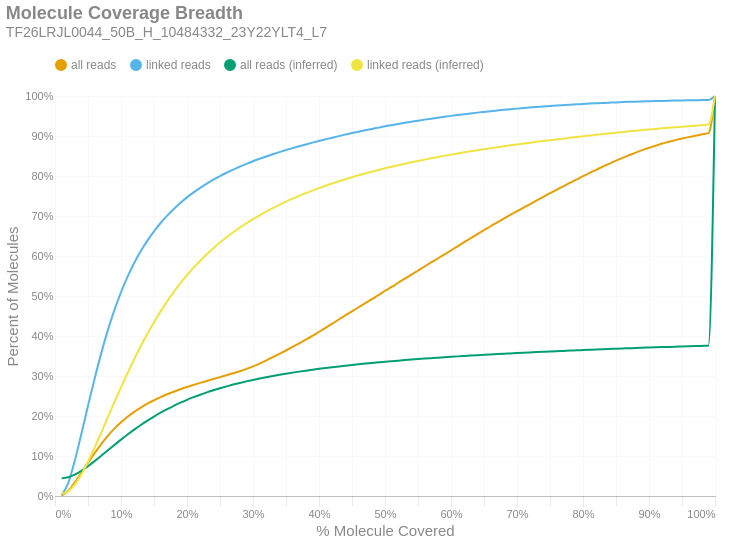

Write notebook code for a chart like this one.
### Markdown cell above
### Molecule Read Coverage
This chart shows molecule coverage breadth as computed by the number of bases aligned to that molecule. In other words, "*how much of each unique long molecule is actually sequenced/aligned?*" Keep in mind there is a distinction between sequences and alignments, since some sequences belonging to a particular molecule may not align well and wouldn't appear in the alignment data. This chart also shows molecule coverage breadth as computed by the *inferred fragment* from which the aligned sequences originate. Unlike read coverage, this calculation takes into account the total insert size, including unsequenced gaps between the forward and reverse reads. Like the previous figures, these are cumulative percents.

### Code cell
if SKIPLR:
    print_html(f"Skipped")
else:
    binned_df = consolidated_hist(valids['coverage_bp'], mask, 0.01, True)
    binned_df_inf = consolidated_hist(valids['coverage_inserts'], mask, 0.01, True)
    binned_df = binned_df.with_columns(pl.lit(binned_df_inf['all reads (cumsum)']).alias('all reads (inferred)'))
    binned_df = binned_df.with_columns(pl.lit(binned_df_inf['linked reads (cumsum)']).alias('linked reads (inferred)'))
    binned_df = binned_df.with_columns(
        (pl.col('bin').cast(pl.Float64) + 0.01).alias('right_edge')
    )

    with SafeRender(binned_df):
        (
            density_plot(binned_df, 'Molecule Coverage Breadth', samplename, 'molcov', ['all reads (inferred)','linked reads (inferred)'])
            .encode(
                #x=alt.X('bin:Q', title="% Molecule Covered").axis(format = '%').scale(padding=0),
                x=alt.X('right_edge:Q', title="% Molecule Covered").axis(format='%').scale(padding=0),
                y=alt.Y('value:Q', title='Percent of Molecules')
                    .axis(format='%')
                    .stack(False)
                    .scale(domainMin=0, padding=0),
                color=alt.Color("key:N").scale(domain = ["all reads", "linked reads", "all reads (inferred)", "linked reads (inferred)"]),
                tooltip = [
                    alt.Tooltip("key:N", title = "Data Type"),
                    alt.Tooltip("range_label:N", title="% Molecule Covered"),
                    alt.Tooltip("value:Q", format = ".2%", title="% Molecules")
                ]
            )
        ).display()

### Figure 1 — Vega-Lite specification as saved in the notebook (floating-point values rounded to 4 significant figures)
{"width": "container", "height": 400, "config": {"title": {"anchor": "start", "dy": -15, "fontSize": 18, "color": "#888888", "subtitleColor": "#888888", "subtitleFontSize": 14}, "arc": {"fill": "#0072B2"}, "axis": {"domainColor": "#888888", "domainWidth": 0.5, "gridWidth": 0.2, "grid": false, "titleFontWeight": 400, "titleFontSize": 15, "labelFontSize": 11, "labelColor": "#888888", "tickColor": "#888888", "tickWidth": 0.2, "titleColor": "#888888"}, "axisBand": {"grid": false}, "axisX": {"grid": true, "tickSize": 10, "domainCap": "round"}, "axisY": {"domain": false, "grid": true, "tickSize": 0, "domainCap": "round"}, "background": "transparent", "header": {"labelFontSize": 15, "labelColor": "#888888", "titleFontSize": 15, "titleFontWeight": 600, "titleColor": "#888888"}, "legend": {"labelFont": "sans-serif", "labelFontSize": 12, "labelColor": "#888888", "symbolSize": 100, "symbolType": "circle", "titleFontSize": 12, "titlePadding": 10, "titleColor": "#888888", "title": null, "orient": "top"}, "range": {"category": ["#E69F00", "#56B4E9", "#009E73", "#F0E442", "#0072B2", "#D55E00", "#CC79A7", "#000000"], "diverging": ["#cfe8f3", "#a2d4ec", "#73bfe2", "#46abdb", "#1696d2", "#12719e"]}, "area": {"fill": "#0072B2", "fillOpacity": 0.7, "line": true, "strokeOpacity": 0.7}, "line": {"color": "#0072B2", "stroke": "#0072B2", "strokeWidth": 2}, "trail": {"color": "#0072B2", "stroke": "#0072B2", "strokeWidth": 0, "size": 1}, "point": {"filled": true, "fillOpacity": 1.0, "size": 95}, "text": {"color": "#888888", "fontSize": 11, "align": "right", "fontWeight": 400, "size": 11}, "bar": {"fill": "#0072B2", "stroke": null}, "view": {"stroke": null, "continuousWidth": 660, "continuousHeight": 400}}, "data": {"name": "data-3540a507bfbd4fdf29db1592c6c6c26a"}, "mark": {"type": "line", "interpolate": "monotone", "point": {"opacity": 0, "size": 275}}, "encoding": {"color": {"field": "key", "scale": {"domain": ["all reads", "linked reads", "all reads (inferred)", "linked reads (inferred)"]}, "type": "nominal"}, "tooltip": [{"field": "key", "title": "Data Type", "type": "nominal"}, {"field": "range_label", "title": "% Molecule Covered", "type": "nominal"}, {"field": "value", "format": ".2%", "title": "% Molecules", "type": "quantitative"}], "x": {"axis": {"format": "%"}, "field": "right_edge", "scale": {"padding": 0}, "title": "% Molecule Covered", "type": "quantitative"}, "y": {"axis": {"format": "%"}, "field": "value", "scale": {"domainMin": 0, "padding": 0}, "stack": false, "title": "Percent of Molecules", "type": "quantitative"}}, "params": [{"name": "param_c36ac31b6afebe62", "select": {"type": "point", "fields": ["key"]}, "bind": "legend"}], "title": {"text": "Molecule Coverage Breadth", "subtitle": "TF26LRJL0044_50B_H_10484332_23Y22YLT4_L7"}, "transform": [{"fold": ["all reads (cumsum)", "linked reads (cumsum)", "all reads (inferred)", "linked reads (inferred)"]}, {"calculate": "replace(datum.key, ' (cumsum)', '')", "as": "key"}, {"filter": {"param": "param_c36ac31b6afebe62"}}], "usermeta": {"embedOptions": {"downloadFileName": "TF26LRJL0044_50B_H_10484332_23Y22YLT4_L7.molcov"}}, "$schema": "https://vega.github.io/schema/vega-lite/v6.4.1.json", "datasets": {"data-3540a507bfbd4fdf29db1592c6c6c26a": [{"bin": "0.0", "interval": "0.0-0.01", "all reads": 0.001154, "linked reads": 0.002089, "all reads (cumsum)": 0.001154, "linked reads (cumsum)": 0.002089, "range_label": "0.0-0.01", "all reads (inferred)": 0.04405, "linked reads (inferred)": 0.005485, "right_edge": 0.01}, {"bin": "0.01", "interval": "0.01-0.02", "all reads": 0.01179, "linked reads": 0.02994, "all reads (cumsum)": 0.01295, "linked reads (cumsum)": 0.03203, "range_label": "0.01-0.02", "all reads (inferred)": 0.04685, "linked reads (inferred)": 0.01167, "right_edge": 0.02}, {"bin": "0.02", "interval": "0.02-0.03", "all reads": 0.02088, "linked reads": 0.05624, "all reads (cumsum)": 0.03383, "linked reads (cumsum)": 0.08827, "range_label": "0.02-0.03", "all reads (inferred)": 0.05336, "linked reads (inferred)": 0.02849, "right_edge": 0.03}, {"bin": "0.03", "interval": "0.03-0.04", "all reads": 0.02434, "linked reads": 0.06744, "all reads (cumsum)": 0.05816, "linked reads (cumsum)": 0.1557, "range_label": "0.03-0.04", "all reads (inferred)": 0.06286, "linked reads (inferred)": 0.05411, "right_edge": 0.04}, {"bin": "0.04", "interval": "0.04-0.05", "all reads": 0.02502, "linked reads": 0.06987, "all reads (cumsum)": 0.08318, "linked reads (cumsum)": 0.2256, "range_label": "0.04-0.05", "all reads (inferred)": 0.07442, "linked reads (inferred)": 0.08573, "right_edge": 0.05}, {"bin": "0.05", "interval": "0.05-0.06", "all reads": 0.02417, "linked reads": 0.06778, "all reads (cumsum)": 0.1073, "linked reads (cumsum)": 0.2934, "range_label": "0.05-0.06", "all reads (inferred)": 0.08716, "linked reads (inferred)": 0.121, "right_edge": 0.06}, {"bin": "0.06", "interval": "0.06-0.07", "all reads": 0.02248, "linked reads": 0.06323, "all reads (cumsum)": 0.1298, "linked reads (cumsum)": 0.3566, "range_label": "0.06-0.07", "all reads (inferred)": 0.1005, "linked reads (inferred)": 0.1584, "right_edge": 0.07}, {"bin": "0.07", "interval": "0.07-0.08", "all reads": 0.02041, "linked reads": 0.05742, "all reads (cumsum)": 0.1502, "linked reads (cumsum)": 0.414, "range_label": "0.07-0.08", "all reads (inferred)": 0.1142, "linked reads (inferred)": 0.1966, "right_edge": 0.08}, {"bin": "0.08", "interval": "0.08-0.09", "all reads": 0.0181, "linked reads": 0.05087, "all reads (cumsum)": 0.1683, "linked reads (cumsum)": 0.4649, "range_label": "0.08-0.09", "all reads (inferred)": 0.1277, "linked reads (inferred)": 0.2344, "right_edge": 0.09}, {"bin": "0.09", "interval": "0.09-0.1", "all reads": 0.01587, "linked reads": 0.0445, "all reads (cumsum)": 0.1842, "linked reads (cumsum)": 0.5094, "range_label": "0.09-0.1", "all reads (inferred)": 0.1409, "linked reads (inferred)": 0.2716, "right_edge": 0.1}, {"bin": "0.1", "interval": "0.1-0.11", "all reads": 0.01391, "linked reads": 0.03889, "all reads (cumsum)": 0.1981, "linked reads (cumsum)": 0.5483, "range_label": "0.1-0.11", "all reads (inferred)": 0.1537, "linked reads (inferred)": 0.3075, "right_edge": 0.11}, {"bin": "0.11", "interval": "0.11-0.12", "all reads": 0.01225, "linked reads": 0.03407, "all reads (cumsum)": 0.2104, "linked reads (cumsum)": 0.5823, "range_label": "0.11-0.12", "all reads (inferred)": 0.166, "linked reads (inferred)": 0.3423, "right_edge": 0.12}, {"bin": "0.12", "interval": "0.12-0.13", "all reads": 0.0108, "linked reads": 0.02988, "all reads (cumsum)": 0.2212, "linked reads (cumsum)": 0.6122, "range_label": "0.12-0.13", "all reads (inferred)": 0.1776, "linked reads (inferred)": 0.3749, "right_edge": 0.13}, {"bin": "0.13", "interval": "0.13-0.14", "all reads": 0.009615, "linked reads": 0.02629, "all reads (cumsum)": 0.2308, "linked reads (cumsum)": 0.6385, "range_label": "0.13-0.14", "all reads (inferred)": 0.1885, "linked reads (inferred)": 0.4056, "right_edge": 0.14}, {"bin": "0.14", "interval": "0.14-0.15", "all reads": 0.008591, "linked reads": 0.02321, "all reads (cumsum)": 0.2394, "linked reads (cumsum)": 0.6617, "range_label": "0.14-0.15", "all reads (inferred)": 0.1987, "linked reads (inferred)": 0.4345, "right_edge": 0.15}, {"bin": "0.15", "interval": "0.15-0.16", "all reads": 0.007811, "linked reads": 0.02077, "all reads (cumsum)": 0.2472, "linked reads (cumsum)": 0.6825, "range_label": "0.15-0.16", "all reads (inferred)": 0.2083, "linked reads (inferred)": 0.4615, "right_edge": 0.16}, {"bin": "0.16", "interval": "0.16-0.17", "all reads": 0.007065, "linked reads": 0.01848, "all reads (cumsum)": 0.2543, "linked reads (cumsum)": 0.701, "range_label": "0.16-0.17", "all reads (inferred)": 0.2172, "linked reads (inferred)": 0.4867, "right_edge": 0.17}, {"bin": "0.17", "interval": "0.17-0.18", "all reads": 0.006516, "linked reads": 0.01672, "all reads (cumsum)": 0.2608, "linked reads (cumsum)": 0.7177, "range_label": "0.17-0.18", "all reads (inferred)": 0.2255, "linked reads (inferred)": 0.5102, "right_edge": 0.18}, {"bin": "0.18", "interval": "0.18-0.19", "all reads": 0.006041, "linked reads": 0.01512, "all reads (cumsum)": 0.2668, "linked reads (cumsum)": 0.7328, "range_label": "0.18-0.19", "all reads (inferred)": 0.2332, "linked reads (inferred)": 0.5319, "right_edge": 0.19}, {"bin": "0.19", "interval": "0.19-0.2", "all reads": 0.005663, "linked reads": 0.01374, "all reads (cumsum)": 0.2725, "linked reads (cumsum)": 0.7465, "range_label": "0.19-0.2", "all reads (inferred)": 0.2404, "linked reads (inferred)": 0.5521, "right_edge": 0.2}, {"bin": "0.2", "interval": "0.2-0.21", "all reads": 0.005238, "linked reads": 0.01243, "all reads (cumsum)": 0.2777, "linked reads (cumsum)": 0.759, "range_label": "0.2-0.21", "all reads (inferred)": 0.2471, "linked reads (inferred)": 0.5708, "right_edge": 0.21}, {"bin": "0.21", "interval": "0.21-0.22", "all reads": 0.005044, "linked reads": 0.01148, "all reads (cumsum)": 0.2828, "linked reads (cumsum)": 0.7704, "range_label": "0.21-0.22", "all reads (inferred)": 0.2533, "linked reads (inferred)": 0.5883, "right_edge": 0.22}, {"bin": "0.22", "interval": "0.22-0.23", "all reads": 0.004914, "linked reads": 0.01061, "all reads (cumsum)": 0.2877, "linked reads (cumsum)": 0.7811, "range_label": "0.22-0.23", "all reads (inferred)": 0.259, "linked reads (inferred)": 0.6045, "right_edge": 0.23}, {"bin": "0.23", "interval": "0.23-0.24", "all reads": 0.004808, "linked reads": 0.009765, "all reads (cumsum)": 0.2925, "linked reads (cumsum)": 0.7908, "range_label": "0.23-0.24", "all reads (inferred)": 0.2644, "linked reads (inferred)": 0.6195, "right_edge": 0.24}, {"bin": "0.24", "interval": "0.24-0.25", "all reads": 0.004737, "linked reads": 0.009046, "all reads (cumsum)": 0.2972, "linked reads (cumsum)": 0.7999, "range_label": "0.24-0.25", "all reads (inferred)": 0.2694, "linked reads (inferred)": 0.6337, "right_edge": 0.25}, {"bin": "0.25", "interval": "0.25-0.26", "all reads": 0.004624, "linked reads": 0.008304, "all reads (cumsum)": 0.3018, "linked reads (cumsum)": 0.8082, "range_label": "0.25-0.26", "all reads (inferred)": 0.2741, "linked reads (inferred)": 0.6469, "right_edge": 0.26}, {"bin": "0.26", "interval": "0.26-0.27", "all reads": 0.004865, "linked reads": 0.00784, "all reads (cumsum)": 0.3067, "linked reads (cumsum)": 0.816, "range_label": "0.26-0.27", "all reads (inferred)": 0.2785, "linked reads (inferred)": 0.6594, "right_edge": 0.27}, {"bin": "0.27", "interval": "0.27-0.28", "all reads": 0.005279, "linked reads": 0.00739, "all reads (cumsum)": 0.312, "linked reads (cumsum)": 0.8234, "range_label": "0.27-0.28", "all reads (inferred)": 0.2826, "linked reads (inferred)": 0.6709, "right_edge": 0.28}, {"bin": "0.28", "interval": "0.28-0.29", "all reads": 0.005768, "linked reads": 0.006944, "all reads (cumsum)": 0.3178, "linked reads (cumsum)": 0.8303, "range_label": "0.28-0.29", "all reads (inferred)": 0.2865, "linked reads (inferred)": 0.6818, "right_edge": 0.29}, {"bin": "0.29", "interval": "0.29-0.3", "all reads": 0.00631, "linked reads": 0.006561, "all reads (cumsum)": 0.3241, "linked reads (cumsum)": 0.8369, "range_label": "0.29-0.3", "all reads (inferred)": 0.2902, "linked reads (inferred)": 0.6921, "right_edge": 0.3}, {"bin": "0.3", "interval": "0.3-0.31", "all reads": 0.007013, "linked reads": 0.006092, "all reads (cumsum)": 0.3311, "linked reads (cumsum)": 0.843, "range_label": "0.3-0.31", "all reads (inferred)": 0.2937, "linked reads (inferred)": 0.7018, "right_edge": 0.31}, {"bin": "0.31", "interval": "0.31-0.32", "all reads": 0.007742, "linked reads": 0.005815, "all reads (cumsum)": 0.3388, "linked reads (cumsum)": 0.8488, "range_label": "0.31-0.32", "all reads (inferred)": 0.2969, "linked reads (inferred)": 0.711, "right_edge": 0.32}, {"bin": "0.32", "interval": "0.32-0.33", "all reads": 0.008095, "linked reads": 0.005534, "all reads (cumsum)": 0.3469, "linked reads (cumsum)": 0.8543, "range_label": "0.32-0.33", "all reads (inferred)": 0.3, "linked reads (inferred)": 0.7198, "right_edge": 0.33}, {"bin": "0.33", "interval": "0.33-0.34", "all reads": 0.008249, "linked reads": 0.00533, "all reads (cumsum)": 0.3552, "linked reads (cumsum)": 0.8597, "range_label": "0.33-0.34", "all reads (inferred)": 0.303, "linked reads (inferred)": 0.728, "right_edge": 0.34}, {"bin": "0.34", "interval": "0.34-0.35", "all reads": 0.0086, "linked reads": 0.005169, "all reads (cumsum)": 0.3638, "linked reads (cumsum)": 0.8648, "range_label": "0.34-0.35", "all reads (inferred)": 0.3058, "linked reads (inferred)": 0.7359, "right_edge": 0.35}, {"bin": "0.35", "interval": "0.35-0.36", "all reads": 0.008865, "linked reads": 0.004885, "all reads (cumsum)": 0.3726, "linked reads (cumsum)": 0.8697, "range_label": "0.35-0.36", "all reads (inferred)": 0.3084, "linked reads (inferred)": 0.7433, "right_edge": 0.36}, {"bin": "0.36", "interval": "0.36-0.37", "all reads": 0.00906, "linked reads": 0.004662, "all reads (cumsum)": 0.3817, "linked reads (cumsum)": 0.8744, "range_label": "0.36-0.37", "all reads (inferred)": 0.311, "linked reads (inferred)": 0.7504, "right_edge": 0.37}, {"bin": "0.37", "interval": "0.37-0.38", "all reads": 0.009239, "linked reads": 0.00453, "all reads (cumsum)": 0.3909, "linked reads (cumsum)": 0.8789, "range_label": "0.37-0.38", "all reads (inferred)": 0.3134, "linked reads (inferred)": 0.7571, "right_edge": 0.38}, {"bin": "0.38", "interval": "0.38-0.39", "all reads": 0.009415, "linked reads": 0.00444, "all reads (cumsum)": 0.4003, "linked reads (cumsum)": 0.8834, "range_label": "0.38-0.39", "all reads (inferred)": 0.3157, "linked reads (inferred)": 0.7636, "right_edge": 0.39}, {"bin": "0.39", "interval": "0.39-0.4", "all reads": 0.009885, "linked reads": 0.004314, "all reads (cumsum)": 0.4102, "linked reads (cumsum)": 0.8877, "range_label": "0.39-0.4", "all reads (inferred)": 0.3179, "linked reads (inferred)": 0.7698, "right_edge": 0.4}, {"bin": "0.4", "interval": "0.4-0.41", "all reads": 0.01, "linked reads": 0.004087, "all reads (cumsum)": 0.4202, "linked reads (cumsum)": 0.8918, "range_label": "0.4-0.41", "all reads (inferred)": 0.32, "linked reads (inferred)": 0.7757, "right_edge": 0.41}, {"bin": "0.41", "interval": "0.41-0.42", "all reads": 0.01048, "linked reads": 0.004061, "all reads (cumsum)": 0.4307, "linked reads (cumsum)": 0.8958, "range_label": "0.41-0.42", "all reads (inferred)": 0.322, "linked reads (inferred)": 0.7812, "right_edge": 0.42}, {"bin": "0.42", "interval": "0.42-0.43", "all reads": 0.01047, "linked reads": 0.003905, "all reads (cumsum)": 0.4412, "linked reads (cumsum)": 0.8997, "range_label": "0.42-0.43", "all reads (inferred)": 0.324, "linked reads (inferred)": 0.7867, "right_edge": 0.43}, {"bin": "0.43", "interval": "0.43-0.44", "all reads": 0.01029, "linked reads": 0.003787, "all reads (cumsum)": 0.4515, "linked reads (cumsum)": 0.9035, "range_label": "0.43-0.44", "all reads (inferred)": 0.3259, "linked reads (inferred)": 0.792, "right_edge": 0.44}, {"bin": "0.44", "interval": "0.44-0.45", "all reads": 0.01028, "linked reads": 0.003753, "all reads (cumsum)": 0.4617, "linked reads (cumsum)": 0.9073, "range_label": "0.44-0.45", "all reads (inferred)": 0.3277, "linked reads (inferred)": 0.797, "right_edge": 0.45}, {"bin": "0.45", "interval": "0.45-0.46", "all reads": 0.01017, "linked reads": 0.003581, "all reads (cumsum)": 0.4719, "linked reads (cumsum)": 0.9108, "range_label": "0.45-0.46", "all reads (inferred)": 0.3294, "linked reads (inferred)": 0.8018, "right_edge": 0.46}, {"bin": "0.46", "interval": "0.46-0.47", "all reads": 0.01007, "linked reads": 0.003477, "all reads (cumsum)": 0.482, "linked reads (cumsum)": 0.9143, "range_label": "0.46-0.47", "all reads (inferred)": 0.331, "linked reads (inferred)": 0.8064, "right_edge": 0.47}, {"bin": "0.47", "interval": "0.47-0.48", "all reads": 0.01022, "linked reads": 0.003361, "all reads (cumsum)": 0.4922, "linked reads (cumsum)": 0.9177, "range_label": "0.47-0.48", "all reads (inferred)": 0.3326, "linked reads (inferred)": 0.8108, "right_edge": 0.48}, {"bin": "0.48", "interval": "0.48-0.49", "all reads": 0.009919, "linked reads": 0.003213, "all reads (cumsum)": 0.5021, "linked reads (cumsum)": 0.9209, "range_label": "0.48-0.49", "all reads (inferred)": 0.3342, "linked reads (inferred)": 0.815, "right_edge": 0.49}, {"bin": "0.49", "interval": "0.49-0.5", "all reads": 0.01097, "linked reads": 0.003216, "all reads (cumsum)": 0.5131, "linked reads (cumsum)": 0.9241, "range_label": "0.49-0.5", "all reads (inferred)": 0.3357, "linked reads (inferred)": 0.8192, "right_edge": 0.5}, {"bin": "0.5", "interval": "0.5-0.51", "all reads": 0.009466, "linked reads": 0.002973, "all reads (cumsum)": 0.5226, "linked reads (cumsum)": 0.9271, "range_label": "0.5-0.51", "all reads (inferred)": 0.3371, "linked reads (inferred)": 0.8231, "right_edge": 0.51}, {"bin": "0.51", "interval": "0.51-0.52", "all reads": 0.01055, "linked reads": 0.003006, "all reads (cumsum)": 0.5331, "linked reads (cumsum)": 0.9301, "range_label": "0.51-0.52", "all reads (inferred)": 0.3384, "linked reads (inferred)": 0.8269, "right_edge": 0.52}, {"bin": "0.52", "interval": "0.52-0.53", "all reads": 0.0101, "linked reads": 0.002851, "all reads (cumsum)": 0.5432, "linked reads (cumsum)": 0.9329, "range_label": "0.52-0.53", "all reads (inferred)": 0.3398, "linked reads (inferred)": 0.8306, "right_edge": 0.53}, {"bin": "0.53", "interval": "0.53-0.54", "all reads": 0.0103, "linked reads": 0.002728, "all reads (cumsum)": 0.5535, "linked reads (cumsum)": 0.9357, "range_label": "0.53-0.54", "all reads (inferred)": 0.3411, "linked reads (inferred)": 0.8342, "right_edge": 0.54}, {"bin": "0.54", "interval": "0.54-0.55", "all reads": 0.01, "linked reads": 0.002693, "all reads (cumsum)": 0.5635, "linked reads (cumsum)": 0.9384, "range_label": "0.54-0.55", "all reads (inferred)": 0.3423, "linked reads (inferred)": 0.8376, "right_edge": 0.55}, {"bin": "0.55", "interval": "0.55-0.56", "all reads": 0.01026, "linked reads": 0.002585, "all reads (cumsum)": 0.5738, "linked reads (cumsum)": 0.941, "range_label": "0.55-0.56", "all reads (inferred)": 0.3435, "linked reads (inferred)": 0.841, "right_edge": 0.56}, {"bin": "0.56", "interval": "0.56-0.57", "all reads": 0.01008, "linked reads": 0.002454, "all reads (cumsum)": 0.5839, "linked reads (cumsum)": 0.9434, "range_label": "0.56-0.57", "all reads (inferred)": 0.3447, "linked reads (inferred)": 0.8442, "right_edge": 0.57}, {"bin": "0.57", "interval": "0.57-0.58", "all reads": 0.009859, "linked reads": 0.002377, "all reads (cumsum)": 0.5937, "linked reads (cumsum)": 0.9458, "range_label": "0.57-0.58", "all reads (inferred)": 0.3458, "linked reads (inferred)": 0.8474, "right_edge": 0.58}, {"bin": "0.58", "interval": "0.58-0.59", "all reads": 0.01015, "linked reads": 0.002288, "all reads (cumsum)": 0.6039, "linked reads (cumsum)": 0.9481, "range_label": "0.58-0.59", "all reads (inferred)": 0.3469, "linked reads (inferred)": 0.8504, "right_edge": 0.59}, {"bin": "0.59", "interval": "0.59-0.6", "all reads": 0.01041, "linked reads": 0.002233, "all reads (cumsum)": 0.6143, "linked reads (cumsum)": 0.9503, "range_label": "0.59-0.6", "all reads (inferred)": 0.348, "linked reads (inferred)": 0.8534, "right_edge": 0.6}, {"bin": "0.6", "interval": "0.6-0.61", "all reads": 0.01004, "linked reads": 0.002151, "all reads (cumsum)": 0.6243, "linked reads (cumsum)": 0.9525, "range_label": "0.6-0.61", "all reads (inferred)": 0.3491, "linked reads (inferred)": 0.8563, "right_edge": 0.61}, {"bin": "0.61", "interval": "0.61-0.62", "all reads": 0.01039, "linked reads": 0.002017, "all reads (cumsum)": 0.6347, "linked reads (cumsum)": 0.9545, "range_label": "0.61-0.62", "all reads (inferred)": 0.3501, "linked reads (inferred)": 0.8591, "right_edge": 0.62}, {"bin": "0.62", "interval": "0.62-0.63", "all reads": 0.01005, "linked reads": 0.00201, "all reads (cumsum)": 0.6447, "linked reads (cumsum)": 0.9565, "range_label": "0.62-0.63", "all reads (inferred)": 0.3511, "linked reads (inferred)": 0.8618, "right_edge": 0.63}, {"bin": "0.63", "interval": "0.63-0.64", "all reads": 0.009972, "linked reads": 0.001947, "all reads (cumsum)": 0.6547, "linked reads (cumsum)": 0.9584, "range_label": "0.63-0.64", "all reads (inferred)": 0.352, "linked reads (inferred)": 0.8645, "right_edge": 0.64}, {"bin": "0.64", "interval": "0.64-0.65", "all reads": 0.00971, "linked reads": 0.001825, "all reads (cumsum)": 0.6644, "linked reads (cumsum)": 0.9603, "range_label": "0.64-0.65", "all reads (inferred)": 0.353, "linked reads (inferred)": 0.8671, "right_edge": 0.65}, {"bin": "0.65", "interval": "0.65-0.66", "all reads": 0.00997, "linked reads": 0.001802, "all reads (cumsum)": 0.6744, "linked reads (cumsum)": 0.9621, "range_label": "0.65-0.66", "all reads (inferred)": 0.3539, "linked reads (inferred)": 0.8696, "right_edge": 0.66}, {"bin": "0.66", "interval": "0.66-0.67", "all reads": 0.009445, "linked reads": 0.001662, "all reads (cumsum)": 0.6838, "linked reads (cumsum)": 0.9637, "range_label": "0.66-0.67", "all reads (inferred)": 0.3548, "linked reads (inferred)": 0.872, "right_edge": 0.67}, {"bin": "0.67", "interval": "0.67-0.68", "all reads": 0.00958, "linked reads": 0.00164, "all reads (cumsum)": 0.6934, "linked reads (cumsum)": 0.9654, "range_label": "0.67-0.68", "all reads (inferred)": 0.3557, "linked reads (inferred)": 0.8743, "right_edge": 0.68}, {"bin": "0.68", "interval": "0.68-0.69", "all reads": 0.009278, "linked reads": 0.001539, "all reads (cumsum)": 0.7027, "linked reads (cumsum)": 0.9669, "range_label": "0.68-0.69", "all reads (inferred)": 0.3565, "linked reads (inferred)": 0.8766, "right_edge": 0.69}, {"bin": "0.69", "interval": "0.69-0.7", "all reads": 0.009364, "linked reads": 0.001539, "all reads (cumsum)": 0.7121, "linked reads (cumsum)": 0.9684, "range_label": "0.69-0.7", "all reads (inferred)": 0.3574, "linked reads (inferred)": 0.8789, "right_edge": 0.7}, {"bin": "0.7", "interval": "0.7-0.71", "all reads": 0.008942, "linked reads": 0.001423, "all reads (cumsum)": 0.721, "linked reads (cumsum)": 0.9699, "range_label": "0.7-0.71", "all reads (inferred)": 0.3582, "linked reads (inferred)": 0.8811, "right_edge": 0.71}, {"bin": "0.71", "interval": "0.71-0.72", "all reads": 0.008944, "linked reads": 0.001359, "all reads (cumsum)": 0.73, "linked reads (cumsum)": 0.9712, "range_label": "0.71-0.72", "all reads (inferred)": 0.359, "linked reads (inferred)": 0.8833, "right_edge": 0.72}, {"bin": "0.72", "interval": "0.72-0.73", "all reads": 0.009103, "linked reads": 0.001341, "all reads (cumsum)": 0.7391, "linked reads (cumsum)": 0.9726, "range_label": "0.72-0.73", "all reads (inferred)": 0.3598, "linked reads (inferred)": 0.8854, "right_edge": 0.73}, {"bin": "0.73", "interval": "0.73-0.74", "all reads": 0.008818, "linked reads": 0.001235, "all reads (cumsum)": 0.7479, "linked reads (cumsum)": 0.9738, "range_label": "0.73-0.74", "all reads (inferred)": 0.3606, "linked reads (inferred)": 0.8875, "right_edge": 0.74}, {"bin": "0.74", "interval": "0.74-0.75", "all reads": 0.009172, "linked reads": 0.001198, "all reads (cumsum)": 0.757, "linked reads (cumsum)": 0.975, "range_label": "0.74-0.75", "all reads (inferred)": 0.3613, "linked reads (inferred)": 0.8895, "right_edge": 0.75}, {"bin": "0.75", "interval": "0.75-0.76", "all reads": 0.008521, "linked reads": 0.001126, "all reads (cumsum)": 0.7656, "linked reads (cumsum)": 0.9761, "range_label": "0.75-0.76", "all reads (inferred)": 0.362, "linked reads (inferred)": 0.8915, "right_edge": 0.76}, {"bin": "0.76", "interval": "0.76-0.77", "all reads": 0.00863, "linked reads": 0.001052, "all reads (cumsum)": 0.7742, "linked reads (cumsum)": 0.9772, "range_label": "0.76-0.77", "all reads (inferred)": 0.3628, "linked reads (inferred)": 0.8934, "right_edge": 0.77}, {"bin": "0.77", "interval": "0.77-0.78", "all reads": 0.008447, "linked reads": 0.001027, "all reads (cumsum)": 0.7826, "linked reads (cumsum)": 0.9782, "range_label": "0.77-0.78", "all reads (inferred)": 0.3635, "linked reads (inferred)": 0.8954, "right_edge": 0.78}, {"bin": "0.78", "interval": "0.78-0.79", "all reads": 0.008344, "linked reads": 0.0009443, "all reads (cumsum)": 0.791, "linked reads (cumsum)": 0.9791, "range_label": "0.78-0.79", "all reads (inferred)": 0.3642, "linked reads (inferred)": 0.8973, "right_edge": 0.79}, {"bin": "0.79", "interval": "0.79-0.8", "all reads": 0.0087, "linked reads": 0.0009653, "all reads (cumsum)": 0.7997, "linked reads (cumsum)": 0.9801, "range_label": "0.79-0.8", "all reads (inferred)": 0.3649, "linked reads (inferred)": 0.8992, "right_edge": 0.8}, {"bin": "0.8", "interval": "0.8-0.81", "all reads": 0.007886, "linked reads": 0.000862, "all reads (cumsum)": 0.8076, "linked reads (cumsum)": 0.981, "range_label": "0.8-0.81", "all reads (inferred)": 0.3656, "linked reads (inferred)": 0.9011, "right_edge": 0.81}, {"bin": "0.81", "interval": "0.81-0.82", "all reads": 0.007932, "linked reads": 0.0008158, "all reads (cumsum)": 0.8155, "linked reads (cumsum)": 0.9818, "range_label": "0.81-0.82", "all reads (inferred)": 0.3663, "linked reads (inferred)": 0.9029, "right_edge": 0.82}, {"bin": "0.82", "interval": "0.82-0.83", "all reads": 0.007932, "linked reads": 0.0007856, "all reads (cumsum)": 0.8234, "linked reads (cumsum)": 0.9826, "range_label": "0.82-0.83", "all reads (inferred)": 0.367, "linked reads (inferred)": 0.9048, "right_edge": 0.83}, {"bin": "0.83", "interval": "0.83-0.84", "all reads": 0.0076, "linked reads": 0.000748, "all reads (cumsum)": 0.831, "linked reads (cumsum)": 0.9833, "range_label": "0.83-0.84", "all reads (inferred)": 0.3676, "linked reads (inferred)": 0.9065, "right_edge": 0.84}, {"bin": "0.84", "interval": "0.84-0.85", "all reads": 0.007259, "linked reads": 0.0007232, "all reads (cumsum)": 0.8383, "linked reads (cumsum)": 0.984, "range_label": "0.84-0.85", "all reads (inferred)": 0.3683, "linked reads (inferred)": 0.9083, "right_edge": 0.85}, {"bin": "0.85", "interval": "0.85-0.86", "all reads": 0.00709, "linked reads": 0.000666, "all reads (cumsum)": 0.8454, "linked reads (cumsum)": 0.9847, "range_label": "0.85-0.86", "all reads (inferred)": 0.3689, "linked reads (inferred)": 0.91, "right_edge": 0.86}, {"bin": "0.86", "interval": "0.86-0.87", "all reads": 0.006647, "linked reads": 0.0006086, "all reads (cumsum)": 0.852, "linked reads (cumsum)": 0.9853, "range_label": "0.86-0.87", "all reads (inferred)": 0.3695, "linked reads (inferred)": 0.9116, "right_edge": 0.87}, {"bin": "0.87", "interval": "0.87-0.88", "all reads": 0.006564, "linked reads": 0.0005757, "all reads (cumsum)": 0.8586, "linked reads (cumsum)": 0.9859, "range_label": "0.87-0.88", "all reads (inferred)": 0.3701, "linked reads (inferred)": 0.9132, "right_edge": 0.88}, {"bin": "0.88", "interval": "0.88-0.89", "all reads": 0.006102, "linked reads": 0.0005302, "all reads (cumsum)": 0.8647, "linked reads (cumsum)": 0.9864, "range_label": "0.88-0.89", "all reads (inferred)": 0.3706, "linked reads (inferred)": 0.9148, "right_edge": 0.89}, {"bin": "0.89", "interval": "0.89-0.9", "all reads": 0.005879, "linked reads": 0.0005195, "all reads (cumsum)": 0.8706, "linked reads (cumsum)": 0.9869, "range_label": "0.89-0.9", "all reads (inferred)": 0.3712, "linked reads (inferred)": 0.9163, "right_edge": 0.9}, {"bin": "0.9", "interval": "0.9-0.91", "all reads": 0.005123, "linked reads": 0.0004381, "all reads (cumsum)": 0.8757, "linked reads (cumsum)": 0.9874, "range_label": "0.9-0.91", "all reads (inferred)": 0.3717, "linked reads (inferred)": 0.9178, "right_edge": 0.91}, {"bin": "0.91", "interval": "0.91-0.92", "all reads": 0.005447, "linked reads": 0.000428, "all reads (cumsum)": 0.8811, "linked reads (cumsum)": 0.9878, "range_label": "0.91-0.92", "all reads (inferred)": 0.3723, "linked reads (inferred)": 0.9192, "right_edge": 0.92}, {"bin": "0.92", "interval": "0.92-0.93", "all reads": 0.004292, "linked reads": 0.0003984, "all reads (cumsum)": 0.8854, "linked reads (cumsum)": 0.9882, "range_label": "0.92-0.93", "all reads (inferred)": 0.3728, "linked reads (inferred)": 0.9206, "right_edge": 0.93}, {"bin": "0.93", "interval": "0.93-0.94", "all reads": 0.004306, "linked reads": 0.0003653, "all reads (cumsum)": 0.8897, "linked reads (cumsum)": 0.9886, "range_label": "0.93-0.94", "all reads (inferred)": 0.3733, "linked reads (inferred)": 0.922, "right_edge": 0.94}, {"bin": "0.94", "interval": "0.94-0.95", "all reads": 0.004182, "linked reads": 0.0003404, "all reads (cumsum)": 0.8939, "linked reads (cumsum)": 0.9889, "range_label": "0.94-0.95", "all reads (inferred)": 0.3738, "linked reads (inferred)": 0.9233, "right_edge": 0.95}, {"bin": "0.95", "interval": "0.95-0.96", "all reads": 0.003247, "linked reads": 0.0003049, "all reads (cumsum)": 0.8972, "linked reads (cumsum)": 0.9892, "range_label": "0.95-0.96", "all reads (inferred)": 0.3742, "linked reads (inferred)": 0.9246, "right_edge": 0.96}, {"bin": "0.96", "interval": "0.96-0.97", "all reads": 0.003436, "linked reads": 0.0002679, "all reads (cumsum)": 0.9006, "linked reads (cumsum)": 0.9895, "range_label": "0.96-0.97", "all reads (inferred)": 0.3747, "linked reads (inferred)": 0.9259, "right_edge": 0.97}, {"bin": "0.97", "interval": "0.97-0.98", "all reads": 0.003259, "linked reads": 0.0002543, "all reads (cumsum)": 0.9039, "linked reads (cumsum)": 0.9897, "range_label": "0.97-0.98", "all reads (inferred)": 0.3752, "linked reads (inferred)": 0.9271, "right_edge": 0.98}, {"bin": "0.98", "interval": "0.98-0.99", "all reads": 0.003213, "linked reads": 0.0002584, "all reads (cumsum)": 0.9071, "linked reads (cumsum)": 0.99, "range_label": "0.98-0.99", "all reads (inferred)": 0.3757, "linked reads (inferred)": 0.9285, "right_edge": 0.99}, {"bin": "0.99", "interval": "0.99-1.0", "all reads": 0.09292, "linked reads": 0.01, "all reads (cumsum)": 1.0, "linked reads (cumsum)": 1.0, "range_label": "0.99-1.0", "all reads (inferred)": 1.0, "linked reads (inferred)": 1.0, "right_edge": 1.0}]}}
